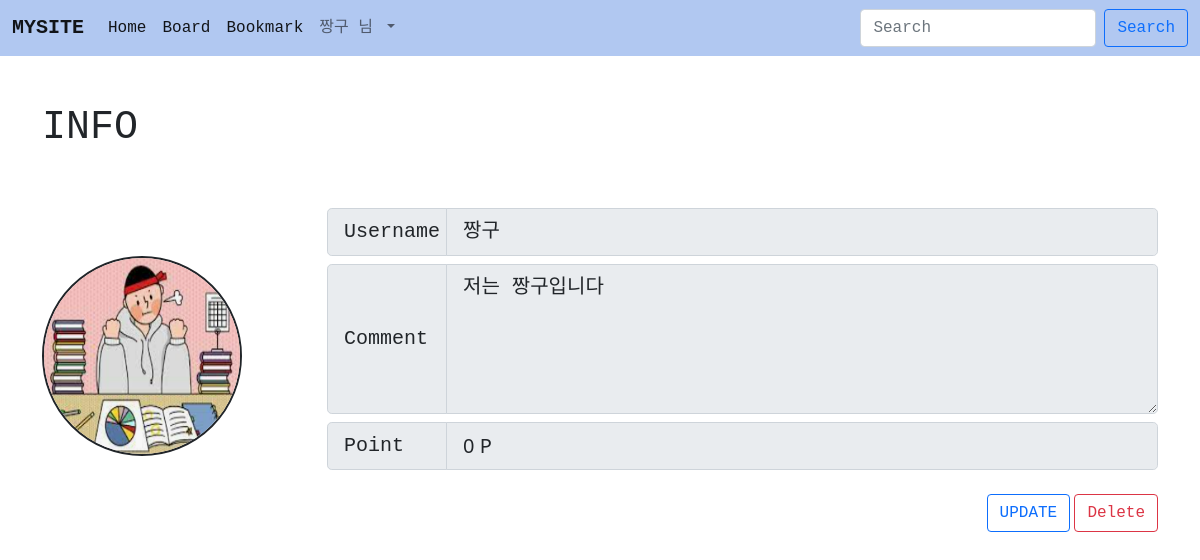
The page /acc/info (signed in) on the database its author committed.
### acc/models.py (models this page shows)
class User(AbstractUser):
    pic = models.ImageField(upload_to='usr')
    point = models.IntegerField(default = 0)
    comment = models.TextField(blank=True) #테이블에 속성 추가할 때 blank = True 해주기-> migraion해주기
    def getpic(self): #사진이 없는 경우
        if self.pic:
            return self.pic.url
        return "/media/no.png"

### acc/views.py (the view)
# urls.py: path('info', views.userinfo, name = "userinfo"),
def userinfo(request):
    return render(request, "acc/info.html")

### template/acc/info.html (shortened to what this page needs)
{% extends 'base.html' %}
{% block content %}
<div class="container mt-5 mb-5">
    <h1 class='jm'>INFO</h1>
    <div class="row">
        <div class = "col-md-3 mt-5">
            <img class = "rounded-circle mt-5" src = "{{ user.getpic }}" border="2" width = "200px" height = "200px">
        </div>
        <div class = 'col-md-9'>
            <div class="input-group input-group-lg mt-5">
                <span class="input-group-text  jm" id="inputGroup-sizing-lg" style="width: 120px;">Username</span>
                <input type="text" class="form-control jm" disabled value = "{{ user.username }}" aria-label="Sizing example input" aria-describedby="inputGroup-sizing-lg">
            </div>
            <div class="input-group input-group-lg mt-2">
                <span class="input-group-text jm" id="inputGroup-sizing-lg" style="width: 120px;">Comment</span>
                <textarea class = "form-control jm" style = "height: 150px" disabled>{{ user.comment}}</textarea>
            </div>
            <div class="input-group input-group-lg mt-2">
                <span class="input-group-text jm" id="inputGroup-sizing-lg" style="width: 120px;">Point</span>
                <input type="text" class="form-control" disabled value = "{{ user.point }} P" aria-label="Sizing example input" aria-describedby="inputGroup-sizing-lg">
            </div>
        </div>
    </div>
    <div class="mt-4 text-end mb-5">
        <button class="btn btn-outline-primary jm">UPDATE</button>
        <button type="button" class="btn btn-outline-danger jm" data-bs-toggle="modal" data-bs-target="#exampleModal">
            Delete
        </button>
    </div>
</div>
{% endblock %}

### template/base.html (shortened to what this page needs)
<!doctype html>
<html lang="en">
    <head>
        <link href="https://cdn.jsdelivr.net/npm/bootstrap@5.1.3/dist/css/bootstrap.min.css" rel="stylesheet">
    </head>
    <body>
        {% if user.is_authenticated %}
        <nav class="navbar navbar-expand-lg navbar-light jm" style="background-color :rgb(177, 200, 241)">
            <div class="container-fluid">
                <a class="navbar-brand" href="#"><b>MYSITE</b></a>
                <div class="collapse navbar-collapse" id="navbarSupportedContent">
                    <ul class="navbar-nav me-auto mb-2 mb-lg-0">
                        <li class="nav-item">
                            <a class="nav-link active" aria-current="page" href="{% url 'home:index' %}">Home</a>
                        </li>
                        <li class="nav-item">
                            <a class="nav-link active" aria-current="page" href="{% url 'board:index' %}">Board</a>
                        </li>
                        <li class="nav-item">
                            <a class="nav-link active" aria-current="page" href="{% url 'book:index' %}">Bookmark</a>
                        </li>
                        <li class="nav-item dropdown">
                            <a class="nav-link dropdown-toggle" href="#" id="navbarDropdown" role="button" data-bs-toggle="dropdown" aria-expanded="false">
                            {{ user.username }} 님
                            </a>
                        </li>
                    </ul>
                    <form class="d-flex">
                        <input class="form-control me-2" type="search" placeholder="Search" aria-label="Search">
                        <button class="btn btn-outline-primary" type="submit">Search</button>
                    </form>
                </div>
            </div>
        </nav>
        {% endif %}
        {% block content %}
        {% endblock %}
    </body>
</html>

### template/base.html (style rules this page uses)
.jm { font-family: 'Nanum Gothic Coding', monospace; }

### rows shown on the page
User: username "짱구", getpic (picture), comment "저는 짱구입니다", point "0 P"
